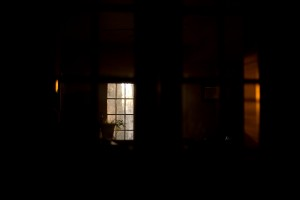
#> input picture 3학년 2학기/컴퓨터비전/4주차/week4_source/low_light_image.jpg, 300 x 200 px, found by its file name
$ python low_light.py
#> lines starting #> are read from the running program, lines starting #| are printed output that depends on the picture
import cv2 as cv
import numpy as np
import matplotlib.pyplot as plt

# 원본 이미지 읽기 (흑백)
img = cv.imread("low_light_image.jpg", cv.IMREAD_GRAYSCALE)
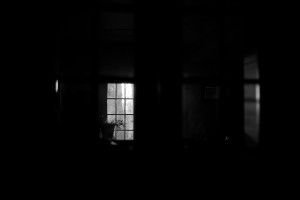
#> img: shape (200, 300); min 0, max 255, mean 5.3

# 1. Gamma Correction
gamma = 2.0   # 값은 상황에 맞게 조절 (0.5~3.0 사이 많이 사용)
invGamma = 1.0 / gamma
table = np.array([((i / 255.0) ** invGamma) * 255
                  for i in np.arange(0, 256)]).astype("uint8")
gamma_corrected = cv.LUT(img, table)
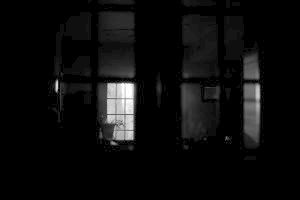
#> gamma_corrected: shape (200, 300); min 0, max 255, mean 12.5

# 2. CLAHE 적용
clahe = cv.createCLAHE(clipLimit=40.0, tileGridSize=(8,8))
clahe_img = clahe.apply(img)
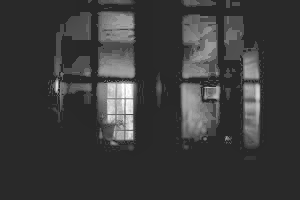
#> clahe_img: shape (200, 300); min 40, max 255, mean 58.3

# 결과 시각화
titles = ["Original", "Gamma Corrected", "CLAHE"]
images = [img, gamma_corrected, clahe_img]

plt.figure(figsize=(12,4))
for i in range(3):
    plt.subplot(1,3,i+1)
    plt.imshow(images[i], cmap="gray")
    plt.title(titles[i])
    plt.axis("off")
plt.tight_layout()
plt.show()
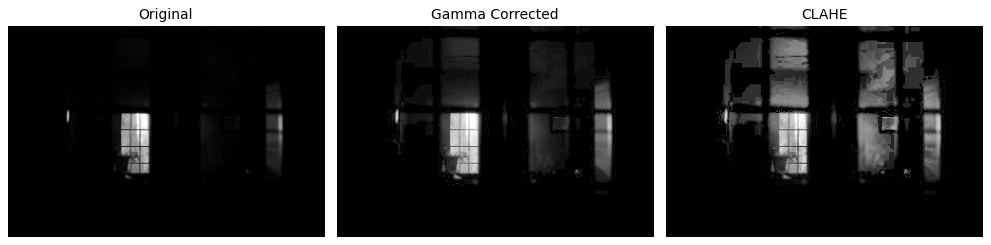
#> figure drawn by matplotlib, 3 panels
